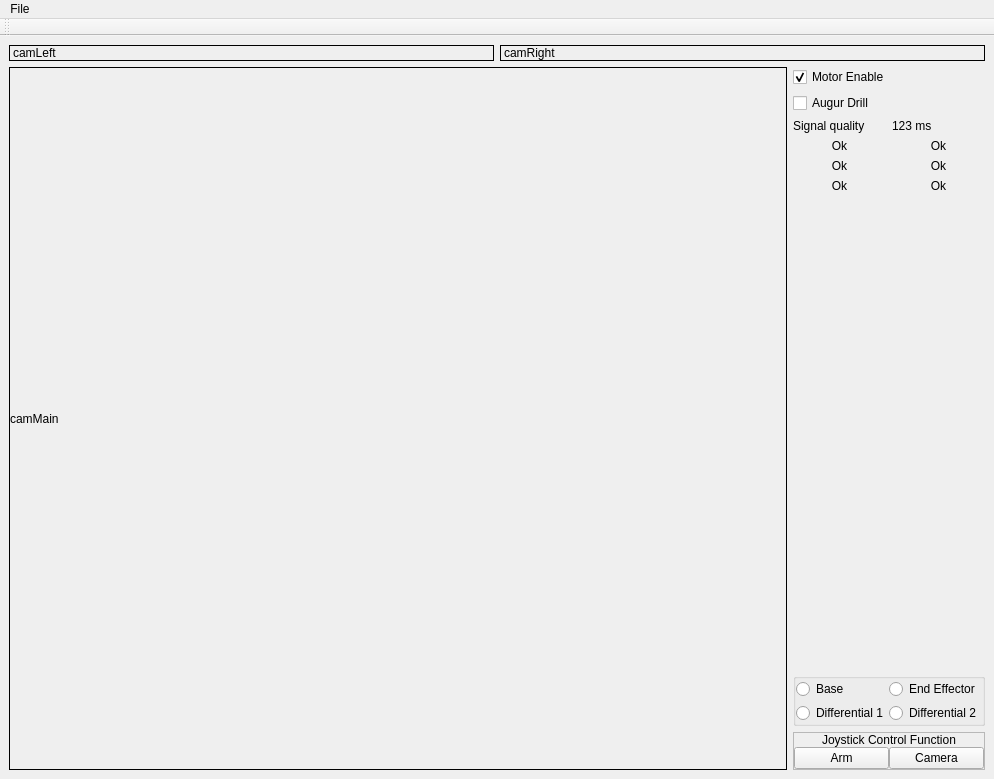
<?xml version="1.0" encoding="UTF-8"?>
<ui version="4.0">
 <class>MainWindow</class>
 <widget class="QMainWindow" name="MainWindow">
  <property name="geometry">
   <rect>
    <x>0</x>
    <y>0</y>
    <width>994</width>
    <height>779</height>
   </rect>
  </property>
  <property name="windowTitle">
   <string>MainWindow</string>
  </property>
  <widget class="QWidget" name="centralwidget">
   <layout class="QVBoxLayout" name="verticalLayout_3">
    <item>
     <layout class="QHBoxLayout" name="horizontalLayout">
      <item>
       <widget class="QLabel" name="camera2">
        <property name="minimumSize">
         <size>
          <width>0</width>
          <height>0</height>
         </size>
        </property>
        <property name="sizeIncrement">
         <size>
          <width>1</width>
          <height>1</height>
         </size>
        </property>
        <property name="frameShape">
         <enum>QFrame::Box</enum>
        </property>
        <property name="text">
         <string>camLeft</string>
        </property>
       </widget>
      </item>
      <item>
       <widget class="QLabel" name="camera3">
        <property name="minimumSize">
         <size>
          <width>0</width>
          <height>0</height>
         </size>
        </property>
        <property name="sizeIncrement">
         <size>
          <width>1</width>
          <height>1</height>
         </size>
        </property>
        <property name="baseSize">
         <size>
          <width>240</width>
          <height>426</height>
         </size>
        </property>
        <property name="frameShape">
         <enum>QFrame::Box</enum>
        </property>
        <property name="text">
         <string>camRight</string>
        </property>
       </widget>
      </item>
     </layout>
    </item>
    <item>
     <layout class="QHBoxLayout" name="horizontalLayout_2">
      <item>
       <layout class="QVBoxLayout" name="verticalLayout_2">
        <item>
         <widget class="QLabel" name="camera1">
          <property name="minimumSize">
           <size>
            <width>0</width>
            <height>0</height>
           </size>
          </property>
          <property name="sizeIncrement">
           <size>
            <width>1</width>
            <height>1</height>
           </size>
          </property>
          <property name="frameShape">
           <enum>QFrame::Box</enum>
          </property>
          <property name="text">
           <string>camMain</string>
          </property>
          <property name="scaledContents">
           <bool>false</bool>
          </property>
          <property name="indent">
           <number>0</number>
          </property>
         </widget>
        </item>
       </layout>
      </item>
      <item>
       <layout class="QVBoxLayout" name="verticalLayout_6">
        <item>
         <layout class="QHBoxLayout" name="horizontalLayout_6">
          <item>
           <layout class="QVBoxLayout" name="verticalLayout_5">
            <item>
             <widget class="QCheckBox" name="ackMoving">
              <property name="text">
               <string>Motor Enable</string>
              </property>
              <property name="checked">
               <bool>true</bool>
              </property>
             </widget>
            </item>
            <item>
             <widget class="QCheckBox" name="augurDrillEnable">
              <property name="text">
               <string>Augur Drill</string>
              </property>
             </widget>
            </item>
           </layout>
          </item>
         </layout>
        </item>
        <item>
         <layout class="QHBoxLayout" name="horizontalLayout_3">
          <item>
           <widget class="QLabel" name="label_4">
            <property name="text">
             <string>Signal quality</string>
            </property>
           </widget>
          </item>
          <item>
           <widget class="QLabel" name="sig_qual">
            <property name="text">
             <string>123 ms</string>
            </property>
           </widget>
          </item>
         </layout>
        </item>
        <item>
         <layout class="QHBoxLayout" name="horizontalLayout_8"/>
        </item>
        <item>
         <layout class="QGridLayout" name="gridLayout">
          <item row="0" column="0">
           <widget class="QLabel" name="fl_ok">
            <property name="text">
             <string>Ok</string>
            </property>
            <property name="alignment">
             <set>Qt::AlignCenter</set>
            </property>
           </widget>
          </item>
          <item row="1" column="1">
           <widget class="QLabel" name="mr_ok">
            <property name="text">
             <string>Ok</string>
            </property>
            <property name="alignment">
             <set>Qt::AlignCenter</set>
            </property>
           </widget>
          </item>
          <item row="0" column="1">
           <widget class="QLabel" name="fr_ok">
            <property name="text">
             <string>Ok</string>
            </property>
            <property name="alignment">
             <set>Qt::AlignCenter</set>
            </property>
           </widget>
          </item>
          <item row="1" column="0">
           <widget class="QLabel" name="ml_ok">
            <property name="text">
             <string>Ok</string>
            </property>
            <property name="alignment">
             <set>Qt::AlignCenter</set>
            </property>
           </widget>
          </item>
          <item row="2" column="0">
           <widget class="QLabel" name="bl_ok">
            <property name="text">
             <string>Ok</string>
            </property>
            <property name="alignment">
             <set>Qt::AlignCenter</set>
            </property>
           </widget>
          </item>
          <item row="2" column="1">
           <widget class="QLabel" name="br_ok">
            <property name="text">
             <string>Ok</string>
            </property>
            <property name="alignment">
             <set>Qt::AlignCenter</set>
            </property>
           </widget>
          </item>
         </layout>
        </item>
        <item>
         <spacer name="verticalSpacer">
          <property name="orientation">
           <enum>Qt::Vertical</enum>
          </property>
          <property name="sizeHint" stdset="0">
           <size>
            <width>20</width>
            <height>40</height>
           </size>
          </property>
         </spacer>
        </item>
        <item>
         <widget class="QGroupBox" name="groupBox_2">
          <property name="title">
           <string/>
          </property>
          <property name="flat">
           <bool>true</bool>
          </property>
          <layout class="QGridLayout" name="gridLayout_2">
           <property name="leftMargin">
            <number>0</number>
           </property>
           <property name="topMargin">
            <number>0</number>
           </property>
           <property name="rightMargin">
            <number>0</number>
           </property>
           <property name="bottomMargin">
            <number>0</number>
           </property>
           <property name="horizontalSpacing">
            <number>0</number>
           </property>
           <property name="verticalSpacing">
            <number>4</number>
           </property>
           <item row="0" column="1">
            <widget class="QRadioButton" name="end_eff">
             <property name="text">
              <string>End Effector</string>
             </property>
             <property name="autoExclusive">
              <bool>true</bool>
             </property>
            </widget>
           </item>
           <item row="0" column="0">
            <widget class="QRadioButton" name="base">
             <property name="text">
              <string>Base</string>
             </property>
            </widget>
           </item>
           <item row="1" column="1">
            <widget class="QRadioButton" name="diff2">
             <property name="text">
              <string>Differential 2</string>
             </property>
            </widget>
           </item>
           <item row="1" column="0">
            <widget class="QRadioButton" name="diff1">
             <property name="text">
              <string>Differential 1</string>
             </property>
            </widget>
           </item>
          </layout>
         </widget>
        </item>
        <item>
         <widget class="QFrame" name="frame">
          <property name="frameShape">
           <enum>QFrame::StyledPanel</enum>
          </property>
          <property name="frameShadow">
           <enum>QFrame::Raised</enum>
          </property>
          <layout class="QVBoxLayout" name="verticalLayout_4">
           <property name="spacing">
            <number>0</number>
           </property>
           <property name="leftMargin">
            <number>0</number>
           </property>
           <property name="topMargin">
            <number>0</number>
           </property>
           <property name="rightMargin">
            <number>0</number>
           </property>
           <property name="bottomMargin">
            <number>0</number>
           </property>
           <item>
            <widget class="QLabel" name="label_3">
             <property name="text">
              <string>Joystick Control Function</string>
             </property>
             <property name="alignment">
              <set>Qt::AlignCenter</set>
             </property>
            </widget>
           </item>
           <item>
            <layout class="QGridLayout" name="gridLayout_3">
             <item row="0" column="0">
              <widget class="QPushButton" name="ArmBaseMode">
               <property name="enabled">
                <bool>true</bool>
               </property>
               <property name="text">
                <string>Arm</string>
               </property>
               <property name="checkable">
                <bool>true</bool>
               </property>
               <property name="checked">
                <bool>false</bool>
               </property>
              </widget>
             </item>
             <item row="0" column="1">
              <widget class="QPushButton" name="function4">
               <property name="text">
                <string>Camera</string>
               </property>
               <property name="checkable">
                <bool>true</bool>
               </property>
               <property name="checked">
                <bool>false</bool>
               </property>
              </widget>
             </item>
            </layout>
           </item>
          </layout>
         </widget>
        </item>
        <item>
         <layout class="QHBoxLayout" name="horizontalLayout_14"/>
        </item>
       </layout>
      </item>
     </layout>
    </item>
   </layout>
   <zorder></zorder>
  </widget>
  <widget class="QMenuBar" name="menubar">
   <property name="geometry">
    <rect>
     <x>0</x>
     <y>0</y>
     <width>994</width>
     <height>25</height>
    </rect>
   </property>
   <widget class="QMenu" name="menuFile">
    <property name="title">
     <string>File</string>
    </property>
    <addaction name="actionRestart"/>
    <addaction name="actionQuit"/>
   </widget>
   <addaction name="menuFile"/>
  </widget>
  <widget class="QToolBar" name="toolBar">
   <property name="windowTitle">
    <string>toolBar</string>
   </property>
   <attribute name="toolBarArea">
    <enum>TopToolBarArea</enum>
   </attribute>
   <attribute name="toolBarBreak">
    <bool>false</bool>
   </attribute>
  </widget>
  <action name="actionQuit">
   <property name="text">
    <string>Quit</string>
   </property>
  </action>
  <action name="actionRestart">
   <property name="text">
    <string>Restart</string>
   </property>
  </action>
 </widget>
 <tabstops>
  <tabstop>ackMoving</tabstop>
  <tabstop>ArmBaseMode</tabstop>
  <tabstop>function4</tabstop>
 </tabstops>
 <resources/>
 <connections>
  <connection>
   <sender>actionQuit</sender>
   <signal>triggered()</signal>
   <receiver>MainWindow</receiver>
   <slot>close()</slot>
   <hints>
    <hint type="sourcelabel">
     <x>-1</x>
     <y>-1</y>
    </hint>
    <hint type="destinationlabel">
     <x>705</x>
     <y>500</y>
    </hint>
   </hints>
  </connection>
 </connections>
</ui>
